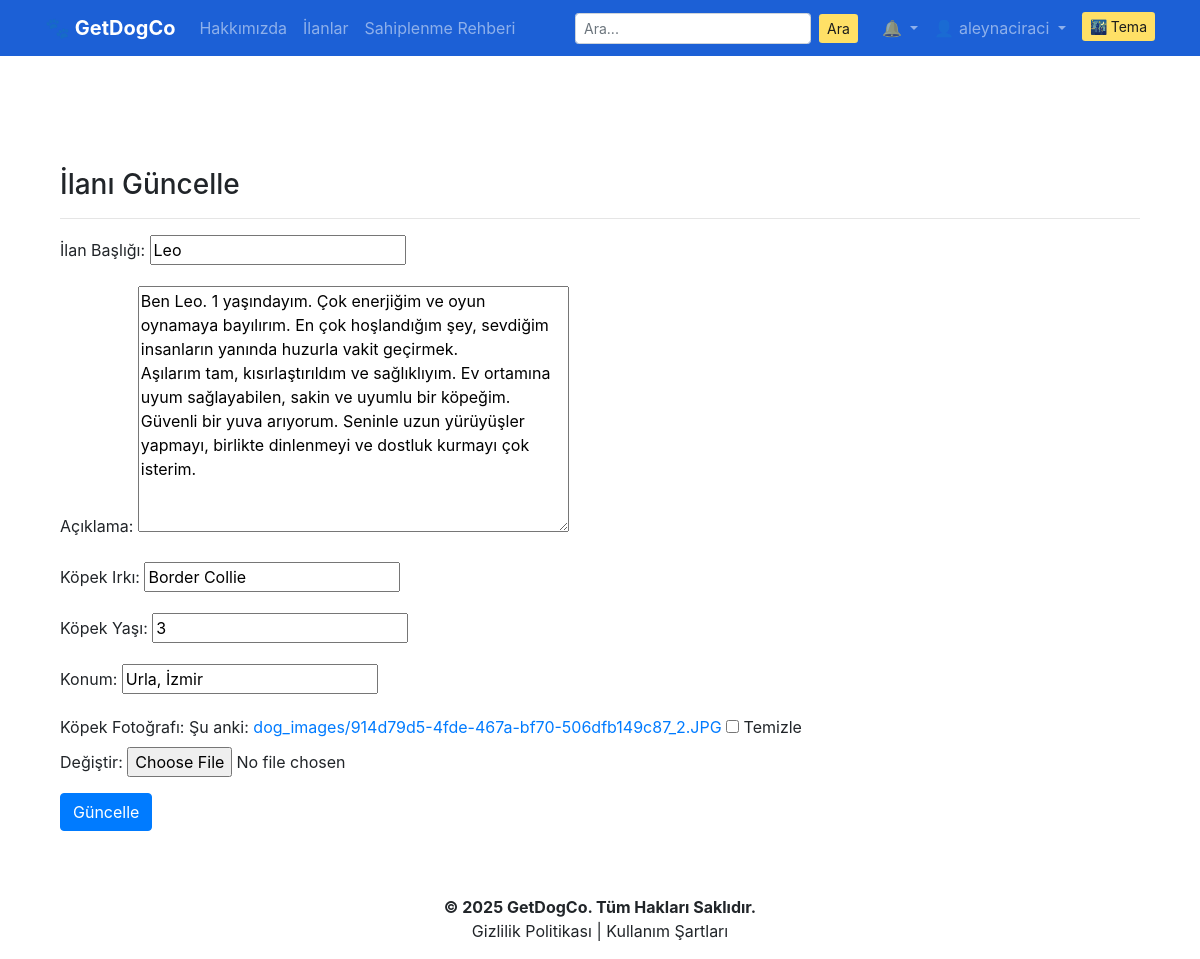
Screenshot of /tr/update/5/ (signed in) with the database file from the repository.
### getdogco/models.py (models this page shows, shortened)
class DogAdoptionPost(models.Model):
    owner = models.ForeignKey("auth.User", on_delete=models.CASCADE, verbose_name="Sahiplenen Kullanıcı")
    title = models.CharField(max_length=100, verbose_name="İlan Başlığı")
    description = RichTextField(verbose_name="Açıklama")
    breed = models.CharField(max_length=50, verbose_name="Köpek Irkı")
    age = models.IntegerField(verbose_name="Köpek Yaşı")
    location = models.CharField(max_length=100, verbose_name="Konum")
    created_date = models.DateTimeField(auto_now_add=True, verbose_name="Oluşturulma Tarihi")
    dog_image = models.ImageField(upload_to='dog_images/', blank=True, null=True, verbose_name="Köpek Fotoğrafı")
    class Meta:
        ordering = ['-created_date']

### getdogco/views.py (the view)
# urls.py: path('update/<int:id>/', views.updatePost, name='update_post'),
@login_required(login_url="getdogco:login")
def updatePost(request, id):
    post = get_object_or_404(DogAdoptionPost, id=id)
    form = DogAdoptionPostForm(request.POST or None, request.FILES or None, instance=post)
    if form.is_valid():
        post = form.save(commit=False)
        post.owner = request.user
        post.save()
        messages.success(request, "İlan başarıyla güncellendi")
        return redirect("getdogco:dashboard")
    return render(request, "update_post.html", {"form": form})

### getdogco/forms.py
class DogAdoptionPostForm(forms.ModelForm):
    class Meta:
        model = DogAdoptionPost
        fields = ["title", "description", "breed", "age", "location", "dog_image"]

### getdogco/context_processors.py (called while the page is built)
def notification_context(request):
    if request.user.is_authenticated:
        unread_count = Notification.objects.filter(user=request.user, is_read=False).count()
        recent_notifications = Notification.objects.filter(user=request.user).order_by('-created_at')[:5]
        return {
            'unread_notification_count': unread_count,
            'notifications': recent_notifications
        }
    return {
        'unread_notification_count': 0,
        'notifications': []
    }

### templates/update_post.html (shortened to what this page needs)
{% extends "layout.html" %}
{% load i18n %}
{% block body %}
<div class="container mt-5">
    <h3>{% trans "İlanı Güncelle" %}</h3>
    <hr>
    <form method="POST" enctype="multipart/form-data">
        {{ form.as_p }}
        <button type="submit" class="btn btn-primary">{% trans "Güncelle" %}</button>
    </form>
</div>
{% endblock %}

### templates/layout.html (shortened to what this page needs)
<!DOCTYPE html>
{% load static i18n %}
<html lang="{{ LANGUAGE_CODE }}">
  <head>
    <link rel="stylesheet" href="https://stackpath.bootstrapcdn.com/bootstrap/4.5.2/css/bootstrap.min.css">
    <link rel="stylesheet" href="{% static 'css/style.css' %}?v=2.0">
  </head>
  <body class="d-flex flex-column min-vh-100">
    <nav class="navbar navbar-expand-md navbar-dark" style="background-color:rgb(28, 96, 214) !important;">
      <div class="container">
        <a class="navbar-brand font-weight-bold" href="/">🐾 GetDogCo</a>
        <div class="collapse navbar-collapse" id="navbarCollapse">
          <ul class="navbar-nav mr-auto">
            <li class="nav-item"><a class="nav-link" href="/about">{% trans "Hakkımızda" %}</a></li>
            <li class="nav-item"><a class="nav-link" href="{% url 'getdogco:list_posts' %}">{% trans "İlanlar" %}</a></li>
            <li class="nav-item"><a class="nav-link" href="{% url 'getdogco:adoption_guide' %}">{% trans "Sahiplenme Rehberi" %}</a></li>
          </ul>
          <form method="GET" action="{% url 'getdogco:list_posts' %}" class="form-inline my-2 my-md-0 mr-md-3">
            <input class="form-control form-control-sm mr-2" type="search" name="keyword" placeholder="{% trans 'Ara...' %}" aria-label="{% trans 'Ara' %}">
            <button class="btn btn-sm btn-yellow-custom" type="submit">{% trans "Ara" %}</button>
          </form>
          <ul class="navbar-nav">
            {% if request.user.is_authenticated %}
              <li class="nav-item dropdown">
                <a class="nav-link dropdown-toggle position-relative" href="{% url 'getdogco:all_notifications' %}" id="notificationDropdown" role="button" data-toggle="dropdown">
                  🔔
                </a>
              </li>
              <li class="nav-item dropdown">
                <a class="nav-link dropdown-toggle" href="#" id="userDropdown" role="button" data-toggle="dropdown">
                  👤 {{ request.user.username }}
                </a>
              </li>
            {% else %}
              <li class="nav-item"><a class="nav-link" href="{% url 'getdogco:login' %}">{% trans "Giriş Yap" %}</a></li>
              <li class="nav-item"><a class="nav-link" href="{% url 'getdogco:register' %}">{% trans "Kayıt Ol" %}</a></li>
            {% endif %}
            <li class="nav-item">
              <button onclick="toggleDarkMode()" id="darkModeBtn" class="btn btn-sm ml-2 btn-yellow-custom" style="margin-top: 4px;">
                🌃 {% trans "Tema" %}
              </button>
            </li>
          </ul>
        </div>
      </div>
    </nav>
    <main class="flex-fill">
      <div class="container mt-3 pt-5 mb-5">
        {% block body %}
        {% endblock body %}
      </div>
    </main>
    <footer class="text-center py-3" style="background-color: #ffffff; color: #212529;">
      <p class="mb-0 font-weight-bold">© 2025 GetDogCo. {% trans "Tüm Hakları Saklıdır." %}</p>
      <p class="mb-0">{% trans "Gizlilik Politikası" %} | {% trans "Kullanım Şartları" %}</p>
    </footer>
  </body>
</html>

### static/css/style.css (style rules this page uses)
.btn-yellow-custom { background-color: #ffe066; color: #1c1c1c; border: none; transition: background-color 0.3s ease; }
html, body { height: 100%; margin: 0; }
body { display: flex; flex-direction: column; min-height: 100vh; }
main.flex-fill { flex: 1; }

### rows the page displays
DogAdoptionPost: title "Leo", description "Ben Leo. 1 yaşındayım. Çok enerjiğim ve oyun oynamaya bayılırım. En çok hoşlandığım şey, sevdiğim insanların yanında huzurla vakit geçirmek. Aşılarım tam, kısırlaştırıldım ve sağlıklıyım. Ev ortamına uyum sağlayabilen, sakin ve uyumlu bir köpeğim. Güvenli bir yuva arıyorum. Seninle uzun yürüyüşler yapmayı, birlikte dinlenmeyi ve dostluk kurmayı çok isterim.", breed "Border Collie", age "3", location "Urla, İzmir"

### other values shown
{{ request.user.username }} "aleynaciraci"
